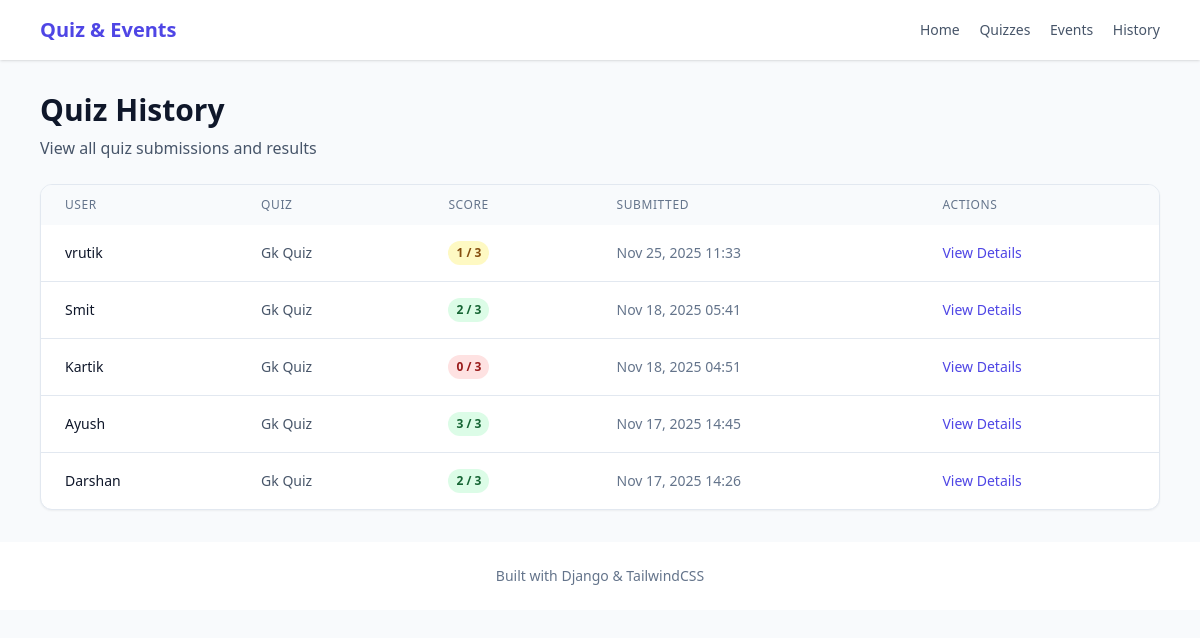
The page /history/ on the database its author committed.
### quizzes/models.py (models this page shows, shortened)
class UserSubmission(models.Model):
    quiz = models.ForeignKey(Quiz, related_name='submissions', on_delete=models.CASCADE)
    user_name = models.CharField(max_length=150)
    score = models.PositiveIntegerField()
    submitted_at = models.DateTimeField(auto_now_add=True)

class Quiz(models.Model):
    title = models.CharField(max_length=255)
    description = models.TextField(blank=True)
    created_at = models.DateTimeField(auto_now_add=True)
    updated_at = models.DateTimeField(auto_now=True)

### quizzes/views.py (the view)
# urls.py: path('history/', views.quiz_history, name='quiz_history'),
def quiz_history(request):
    submissions = UserSubmission.objects.select_related('quiz').order_by('-submitted_at')
    return render(request, 'quizzes/quiz_history.html', {'submissions': submissions})

### quizzes/templates/quizzes/quiz_history.html (shortened to what this page needs)
{% extends "quizzes/base.html" %}
{% block content %}
  <div class="mb-6">
    <h1 class="text-3xl font-bold text-slate-900">Quiz History</h1>
    <p class="mt-2 text-slate-600">View all quiz submissions and results</p>
  </div>
  {% if submissions %}
    <div class="overflow-x-auto rounded-xl border border-slate-200 bg-white shadow-sm">
      <table class="w-full">
        <thead class="bg-slate-50">
          <tr>
            <th class="px-6 py-3 text-left text-xs font-medium uppercase tracking-wider text-slate-500">
              User
            </th>
            <th class="px-6 py-3 text-left text-xs font-medium uppercase tracking-wider text-slate-500">
              Quiz
            </th>
            <th class="px-6 py-3 text-left text-xs font-medium uppercase tracking-wider text-slate-500">
              Score
            </th>
            <th class="px-6 py-3 text-left text-xs font-medium uppercase tracking-wider text-slate-500">
              Submitted
            </th>
            <th class="px-6 py-3 text-left text-xs font-medium uppercase tracking-wider text-slate-500">
              Actions
            </th>
          </tr>
        </thead>
        <tbody class="divide-y divide-slate-200">
          {% for submission in submissions %}
            <tr class="hover:bg-slate-50">
              <td class="whitespace-nowrap px-6 py-4 text-sm font-medium text-slate-900">
                {{ submission.user_name }}
              </td>
              <td class="px-6 py-4 text-sm text-slate-600">{{ submission.quiz.title }}</td>
              <td class="px-6 py-4 text-sm">
                {% with total=submission.quiz.questions.count score=submission.score %}
                  {% if total > 0 %}
                    {% if score == total %}
                      <span class="inline-flex rounded-full px-2 py-1 text-xs font-semibold bg-green-100 text-green-800">
                        {{ score }} / {{ total }}
                      </span>
                    {% elif score >= total|add:"-1" %}
                      <span class="inline-flex rounded-full px-2 py-1 text-xs font-semibold bg-green-100 text-green-800">
                        {{ score }} / {{ total }}
                      </span>
                    {% elif score >= total|add:"-2" %}
                      <span class="inline-flex rounded-full px-2 py-1 text-xs font-semibold bg-yellow-100 text-yellow-800">
                        {{ score }} / {{ total }}
                      </span>
                    {% else %}
                      <span class="inline-flex rounded-full px-2 py-1 text-xs font-semibold bg-red-100 text-red-800">
                        {{ score }} / {{ total }}
                      </span>
                    {% endif %}
                  {% else %}
                    <span class="inline-flex rounded-full px-2 py-1 text-xs font-semibold bg-slate-100 text-slate-800">
                      {{ score }} / {{ total }}
                    </span>
                  {% endif %}
                {% endwith %}
              </td>
              <td class="whitespace-nowrap px-6 py-4 text-sm text-slate-500">
                {{ submission.submitted_at|date:"M d, Y H:i" }}
              </td>
              <td class="whitespace-nowrap px-6 py-4 text-sm">
                <a
                  href="{% url 'quizzes:quiz_result' submission.id %}"
                  class="text-indigo-600 hover:text-indigo-900"
                >
                  View Details
                </a>
              </td>
            </tr>
          {% endfor %}
        </tbody>
      </table>
    </div>
  {% endif %}
{% endblock %}

### quizzes/templates/quizzes/base.html (shortened to what this page needs)
<!DOCTYPE html>
<html lang="en">
  <head>
    <script src="https://cdn.tailwindcss.com"></script>
  </head>
  <body class="min-h-screen bg-slate-50 text-slate-900">
    <header class="bg-white shadow">
      <div class="mx-auto flex max-w-6xl items-center justify-between px-4 py-4">
        <a href="{% url 'quizzes:home' %}" class="text-xl font-semibold text-indigo-600">
          Quiz & Events
        </a>
        <nav class="space-x-4 text-sm font-medium text-slate-600">
          <a href="{% url 'quizzes:home' %}" class="hover:text-indigo-600">Home</a>
          <a href="{% url 'quizzes:quiz_list' %}" class="hover:text-indigo-600">Quizzes</a>
          <a href="{% url 'quizzes:event_list' %}" class="hover:text-indigo-600">Events</a>
          <a href="{% url 'quizzes:quiz_history' %}" class="hover:text-indigo-600">History</a>
        </nav>
      </div>
    </header>
    <main class="mx-auto max-w-6xl px-4 py-8">
      {% block content %}{% endblock %}
    </main>
    <footer class="bg-white py-6 text-center text-sm text-slate-500">
      Built with Django & TailwindCSS
    </footer>
  </body>
</html>

### rows shown on the page
UserSubmission: user_name "vrutik", quiz "Gk Quiz", score "1", quiz.questions.count "3", submitted_at "Nov 25, 2025 11:33"
UserSubmission: user_name "Smit", quiz "Gk Quiz", score "2", quiz.questions.count "3", submitted_at "Nov 18, 2025 05:41"
UserSubmission: user_name "Kartik", quiz "Gk Quiz", score "0", quiz.questions.count "3", submitted_at "Nov 18, 2025 04:51"
UserSubmission: user_name "Ayush", quiz "Gk Quiz", score "3", quiz.questions.count "3", submitted_at "Nov 17, 2025 14:45"
UserSubmission: user_name "Darshan", quiz "Gk Quiz", score "2", quiz.questions.count "3", submitted_at "Nov 17, 2025 14:26"
